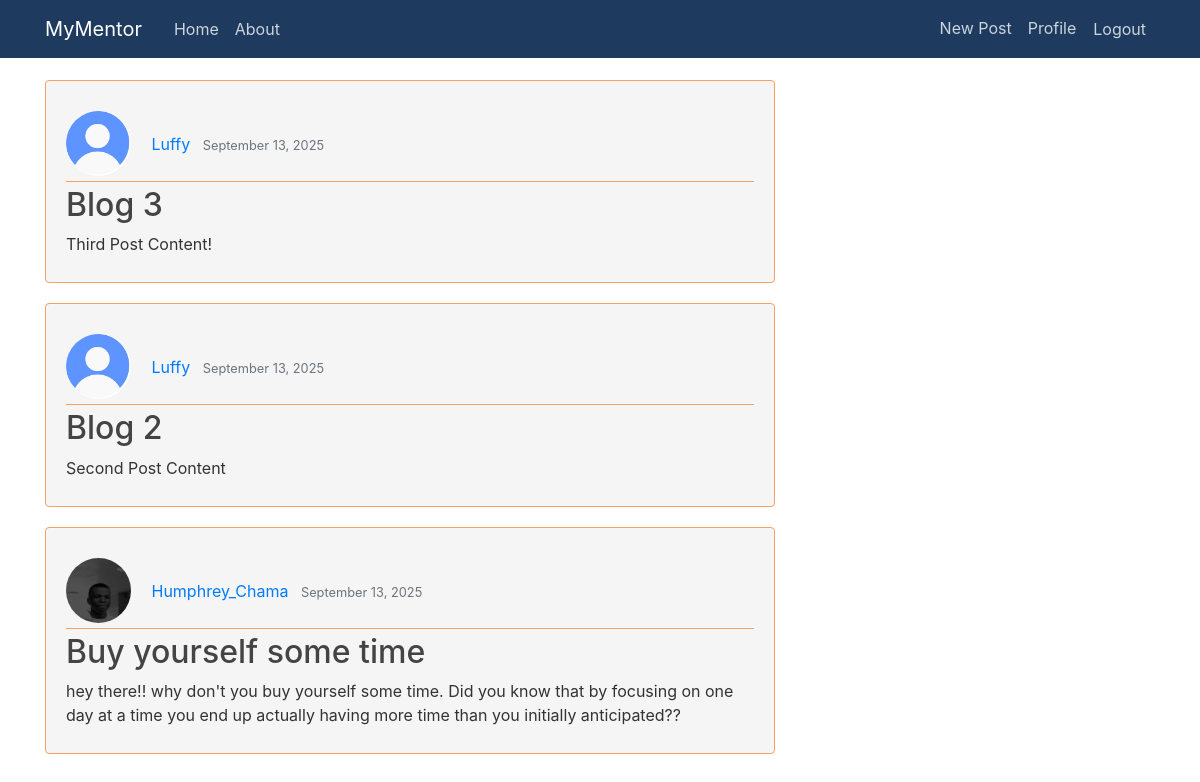
The app's page /home/ (signed in), older data.
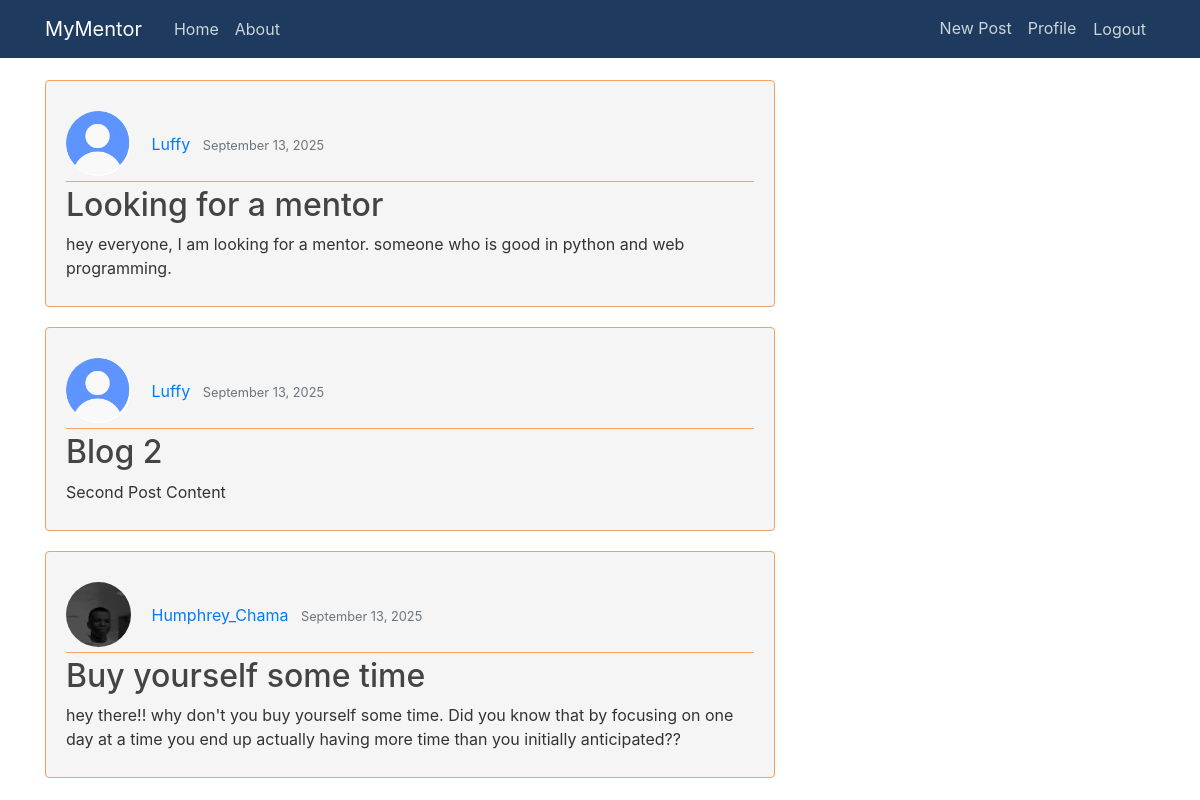
The same page, newer data.
### blog/models.py (models this page shows, shortened)
class Post(models.Model):
    title = models.CharField(max_length=100)
    content = models.TextField()
    date_posted = models.DateTimeField(default=timezone.now)
    author = models.ForeignKey(User, on_delete=models.CASCADE)

### users/models.py (models this page shows, shortened)
class Profile(models.Model):
    user = models.OneToOneField(User, on_delete=models.CASCADE)
    image = models.ImageField(default='default.jpg', upload_to='profile_pics')

### blog/views.py (the view)
# urls.py: path('', PostListView.as_view(), name='blog-home'),
class PostListView(LoginRequiredMixin, ListView):
    model = Post
    template_name = 'blog/home.html' # <app>/<model>_<viewtype>.html
    context_object_name = 'posts'
    ordering = ['-date_posted']

### blog/templates/blog/home.html
{% extends 'blog/base.html' %}
{% block content %}
    {% for post in posts %}
       <article class="media content-section">
            <div class="media-body">
                <div class="article-metadata">
                    <img class="rounded-circle article-img" src="{{ post.author.profile.image.url }}" width="30" height="30">
                    <a class="mr-2" href="#">{{ post.author }}</a>
                    <small class="text-muted">{{ post.date_posted|date:"F d, Y" }}</small>
                </div>
                <h2><a class="article-title" href="{% url 'post-detail' post.id %}">{{ post.title }}</a></h2>
                <p class="article-content">{{ post.content }}</p>
            </div>
        </article>
    {% endfor %}
{% endblock content %}

### blog/templates/blog/base.html (shortened to what this page needs)
{% load static %}
<!DOCTYPE html>
<html lang="en">
<head>
    <link rel="stylesheet" href="https://cdn.jsdelivr.net/npm/bootstrap@4.0.0/dist/css/bootstrap.min.css">
    <link rel="stylesheet" type="text/css" href="{% static 'blog/main.css' %}">
</head>
<body class="{% block body_class %}{% endblock %}">
    <header class="site-header">
        <nav class="navbar navbar-expand-md navbar-dark bg-steel fixed-top">
            <div class="container">
            <a class="navbar-brand mr-4" href="{% url 'blog-home' %}">MyMentor</a>
            <div class="collapse navbar-collapse" id="navbarToggle">
                <div class="navbar-nav mr-auto">
                <a class="nav-item nav-link" href="{% url 'blog-home' %}">Home</a>
                <a class="nav-item nav-link" href="{% url 'blog-about' %}">About</a>
                </div>
                <div class="navbar-nav">
                  {% if user.is_authenticated %}
                     <a class="nav-item nav-link" href="{% url 'post-create' %}">New Post</a>
                     <a class="nav-item nav-link" href="{% url 'profile' %}">Profile</a>
                    <form action="{% url 'logout'%}" method="post"  class="d-inline">
                      <button class="nav-item nav-link btn btn-link">Logout</button>
                    </form>
                  {% else %}
                    <a class="nav-item nav-link" href="{% url 'login' %}">Login</a>
                    <a class="nav-item nav-link" href="{% url 'register' %}">Register</a>
                  {% endif %}
                </div>
            </div>
            </div>
        </nav>
    </header>
    <main role="main" class="container">
  <div class="row">
    <div class="col-md-8">
      {% block content %}{% endblock %}
    </div>
  </div>
</main>
</body>
</html>

### blog/static/blog/main.css (style rules this page uses)
body { background: #ffffff; color: #333333; margin-top: 5rem; }
h1, h2, h3, h4, h5, h6 { color: #444444; }
.bg-steel { background-color: #1E3A5F; }
.site-header .navbar-nav .nav-link { color: #cbd5db; }
.content-section { background: #F5F5F5; padding: 10px 20px; border: 1px solid #dddddd; border-radius: 4px; border-color: #F4A261; margin-bottom: 20px; }
.article-title { color: #444444; }
.article-content { white-space: pre-line; }
.article-img { height: 65px; width: 65px; margin-right: 16px; margin-bottom: 4px; }
.article-metadata { padding-bottom: 1px; margin-bottom: 4px; border-bottom: 1px solid #F4A261 }
.media { display: flex; align-items: center; gap: 10px; }
.media-body { padding-top: 20px; position: sticky; min-width: 0; }

Row changes from the older to the newer data that the page shows:
changed Post: title "Blog 3" → "Looking for a mentor"; content "Third Post Content!" → "hey everyone, I am looking for a mentor. someone who is good in python and web programming."
